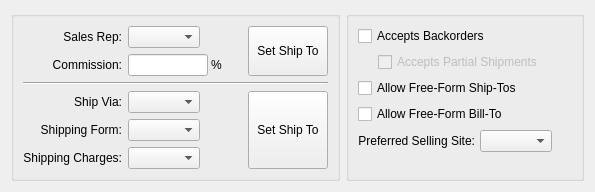
         <widget class="QWidget" name="_generalPage">
          <layout class="QGridLayout" name="gridLayout_7">
           <item row="0" column="0">
            <widget class="QGroupBox" name="_defaultGroup">
             <property name="title">
              <string/>
             </property>
             <layout class="QVBoxLayout" name="verticalLayout_4">
              <item>
               <layout class="QVBoxLayout" name="verticalLayout_3">
                <item>
                <layout class="QGridLayout" name="gridLayout">
                  <item row="0" column="0">
                   <widget class="QLabel" name="_salesrepLit">
                    <property name="font">
                     <font>
                      <italic>false</italic>
                     </font>
                    </property>
                    <property name="text">
                     <string>Sales Rep:</string>
                    </property>
                    <property name="alignment">
                     <set>Qt::AlignRight|Qt::AlignTrailing|Qt::AlignVCenter</set>
                    </property>
                   </widget>
                  </item>
                  <item row="0" column="1">
                   <layout class="QHBoxLayout">
                    <item>
                     <widget class="XComboBox" name="_salesrep">
                      <property name="allowNull">
                       <bool>true</bool>
                      </property>
                      <property name="type">
                       <enum>XComboBox::Adhoc</enum>
                      </property>
                     </widget>
                    </item>
                    <item>
                     <spacer>
                      <property name="orientation">
                       <enum>Qt::Horizontal</enum>
                      </property>
                      <property name="sizeHint" stdset="0">
                       <size>
                        <width>40</width>
                        <height>20</height>
                       </size>
                      </property>
                     </spacer>
                    </item>
                    </layout>
                    </item>
                    <item row="0" column="2" rowspan="2">
                     <widget class="QPushButton" name="_setSalesRepToShipTo">
                      <property name="sizePolicy">
                       <sizepolicy hsizetype="Minimum" vsizetype="MinimumExpanding">
                        <horstretch>0</horstretch>
                        <verstretch>0</verstretch>
                       </sizepolicy>
                      </property>
                      <property name="text">
                       <string>Set Ship To</string>
                      </property>
                     </widget>
                  </item>
                  <item row="1" column="0">
                   <widget class="QLabel" name="_defaultCommPrcnt">
                    <property name="text">
                     <string>Commission:</string>
                    </property>
                    <property name="alignment">
                     <set>Qt::AlignRight|Qt::AlignTrailing|Qt::AlignVCenter</set>
                    </property>
                   </widget>
                  </item>
                  <item row="1" column="1">
                   <layout class="QHBoxLayout">
                    <property name="spacing">
                     <number>3</number>
                    </property>
                    <item>
                     <widget class="XLineEdit" name="_defaultCommissionPrcnt">
                      <property name="sizePolicy">
                       <sizepolicy hsizetype="Preferred" vsizetype="Fixed">
                        <horstretch>0</horstretch>
                        <verstretch>0</verstretch>
                       </sizepolicy>
                      </property>
                      <property name="maximumSize">
                       <size>
                        <width>80</width>
                        <height>32767</height>
                       </size>
                      </property>
                      <property name="alignment">
                       <set>Qt::AlignRight</set>
                      </property>
                     </widget>
                    </item>
                    <item>
                     <widget class="QLabel" name="_prcnt1Lit">
                      <property name="text">
                       <string>%</string>
                      </property>
                     </widget>
                    </item>
                    <item>
                     <spacer>
                      <property name="orientation">
                       <enum>Qt::Horizontal</enum>
                      </property>
                      <property name="sizeType">
                       <enum>QSizePolicy::Expanding</enum>
                      </property>
                      <property name="sizeHint" stdset="0">
                       <size>
                        <width>20</width>
                        <height>20</height>
                       </size>
                      </property>
                     </spacer>
                    </item>
                   </layout>
                  </item>
                  <item row="2" column="0" colspan="3">
                   <widget class="Line" name="line">
                    <property name="orientation">
                     <enum>Qt::Horizontal</enum>
                    </property>
                   </widget>
                  </item>
                  <item row="3" column="0">
                   <widget class="QLabel" name="_defaultShipVia">
                    <property name="font">
                     <font>
                      <italic>false</italic>
                     </font>
                    </property>
                    <property name="text">
                     <string>Ship Via:</string>
                    </property>
                    <property name="alignment">
                     <set>Qt::AlignRight|Qt::AlignTrailing|Qt::AlignVCenter</set>
                    </property>
                   </widget>
                  </item>
                  <item row="3" column="1">
                   <layout class="QHBoxLayout">
                    <item>
                     <widget class="XComboBox" name="_shipvia">
                      <property name="sizePolicy">
                       <sizepolicy hsizetype="Expanding" vsizetype="Fixed">
                        <horstretch>0</horstretch>
                        <verstretch>0</verstretch>
                       </sizepolicy>
                      </property>
                      <property name="allowNull">
                       <bool>true</bool>
                      </property>
                      <property name="type">
                       <enum>XComboBox::ShipVias</enum>
                      </property>
                     </widget>
                    </item>
                    <item>
                     <spacer>
                      <property name="orientation">
                       <enum>Qt::Horizontal</enum>
                      </property>
                      <property name="sizeHint" stdset="0">
                       <size>
                        <width>40</width>
                        <height>20</height>
                       </size>
                      </property>
                     </spacer>
                    </item>
                   </layout>
                  </item>
                  <item row="3" column="2" rowspan="3">
                   <widget class="QPushButton" name="_setShipViaToShipTo">
                    <property name="sizePolicy">
                     <sizepolicy hsizetype="Minimum" vsizetype="MinimumExpanding">
                      <horstretch>0</horstretch>
                      <verstretch>0</verstretch>
                     </sizepolicy>
                    </property>
                    <property name="text">
                     <string>Set Ship To</string>
                    </property>
                   </widget>
                  </item>
                  <item row="4" column="0">
                   <widget class="QLabel" name="_defaultBOLFormatLit">
                    <property name="font">
                     <font>
                      <italic>false</italic>
                     </font>
                    </property>
                    <property name="text">
                     <string>Shipping Form:</string>
                    </property>
                    <property name="alignment">
                     <set>Qt::AlignRight|Qt::AlignTrailing|Qt::AlignVCenter</set>
                    </property>
                   </widget>
                  </item>
                  <item row="4" column="1">
                   <layout class="QHBoxLayout">
                    <item>
                     <widget class="XComboBox" name="_shipform">
                      <property name="sizePolicy">
                       <sizepolicy hsizetype="Expanding" vsizetype="Fixed">
                        <horstretch>0</horstretch>
                        <verstretch>0</verstretch>
                       </sizepolicy>
                      </property>
                      <property name="allowNull">
                       <bool>true</bool>
                      </property>
                      <property name="type">
                       <enum>XComboBox::ShippingForms</enum>
                      </property>
                      <property name="defaultCode">
                       <enum>XComboBox::None</enum>
                      </property>
                     </widget>
                    </item>
                    <item>
                     <spacer>
                      <property name="orientation">
                       <enum>Qt::Horizontal</enum>
                      </property>
                      <property name="sizeHint" stdset="0">
                       <size>
                        <width>40</width>
                        <height>20</height>
                       </size>
                      </property>
                     </spacer>
                    </item>
                   </layout>
                  </item>
                  <item row="5" column="0">
                   <widget class="QLabel" name="_shipchrgLit">
                    <property name="font">
                     <font>
                      <italic>false</italic>
                     </font>
                    </property>
                    <property name="text">
                     <string>Shipping Charges:</string>
                    </property>
                    <property name="alignment">
                     <set>Qt::AlignRight|Qt::AlignTrailing|Qt::AlignVCenter</set>
                    </property>
                   </widget>
                  </item>
                  <item row="5" column="1">
                   <layout class="QHBoxLayout">
                    <item>
                     <widget class="XComboBox" name="_shipchrg">
                      <property name="sizePolicy">
                       <sizepolicy hsizetype="Expanding" vsizetype="Fixed">
                        <horstretch>0</horstretch>
                        <verstretch>0</verstretch>
                       </sizepolicy>
                      </property>
                      <property name="allowNull">
                       <bool>true</bool>
                      </property>
                      <property name="type">
                       <enum>XComboBox::ShippingCharges</enum>
                      </property>
                     </widget>
                    </item>
                    <item>
                     <spacer>
                      <property name="orientation">
                       <enum>Qt::Horizontal</enum>
                      </property>
                      <property name="sizeHint" stdset="0">
                       <size>
                        <width>40</width>
                        <height>20</height>
                       </size>
                      </property>
                     </spacer>
                    </item>
                   </layout>
                  </item>
                 </layout>
                </item>
                <item>
                 <spacer>
                  <property name="orientation">
                   <enum>Qt::Vertical</enum>
                  </property>
                  <property name="sizeType">
                   <enum>QSizePolicy::Expanding</enum>
                  </property>
                  <property name="sizeHint" stdset="0">
                   <size>
                    <width>20</width>
                    <height>0</height>
                   </size>
                  </property>
                 </spacer>
                </item>
               </layout>
              </item>
             </layout>
            </widget>
           </item>
           <item row="0" column="1">
            <widget class="QGroupBox" name="_settingsGroup">
             <property name="title">
              <string/>
             </property>
             <layout class="QGridLayout">
              <item row="0" column="0">
               <layout class="QVBoxLayout">
                <item>
                 <layout class="QGridLayout">
                  <item row="0" column="0">
                   <layout class="QHBoxLayout">
                    <item>
                     <widget class="QCheckBox" name="_backorders">
                      <property name="text">
                       <string>Accepts Backorders</string>
                      </property>
                     </widget>
                    </item>
                    <item>
                     <spacer>
                      <property name="orientation">
                       <enum>Qt::Horizontal</enum>
                      </property>
                      <property name="sizeType">
                       <enum>QSizePolicy::Expanding</enum>
                      </property>
                      <property name="sizeHint" stdset="0">
                       <size>
                        <width>20</width>
                        <height>20</height>
                       </size>
                      </property>
                     </spacer>
                    </item>
                   </layout>
                  </item>
                  <item row="1" column="0">
                   <layout class="QHBoxLayout">
                    <item>
                     <spacer>
                      <property name="orientation">
                       <enum>Qt::Horizontal</enum>
                      </property>
                      <property name="sizeType">
                       <enum>QSizePolicy::Preferred</enum>
                      </property>
                      <property name="sizeHint" stdset="0">
                       <size>
                        <width>20</width>
                        <height>10</height>
                       </size>
                      </property>
                     </spacer>
                    </item>
                    <item>
                     <layout class="QHBoxLayout">
                      <property name="spacing">
                       <number>5</number>
                      </property>
                      <item>
                       <widget class="QCheckBox" name="_partialShipments">
                        <property name="enabled">
                         <bool>false</bool>
                        </property>
                        <property name="text">
                         <string>Accepts Partial Shipments</string>
                        </property>
                       </widget>
                      </item>
                      <item>
                       <spacer>
                        <property name="orientation">
                         <enum>Qt::Horizontal</enum>
                        </property>
                        <property name="sizeType">
                         <enum>QSizePolicy::Expanding</enum>
                        </property>
                        <property name="sizeHint" stdset="0">
                         <size>
                          <width>20</width>
                          <height>20</height>
                         </size>
                        </property>
                       </spacer>
                      </item>
                     </layout>
                    </item>
                   </layout>
                  </item>
                  <item row="2" column="0">
                   <layout class="QHBoxLayout">
                    <item>
                     <widget class="QCheckBox" name="_allowFFShipto">
                      <property name="text">
                       <string>Allow Free-Form Ship-Tos</string>
                      </property>
                     </widget>
                    </item>
                    <item>
                     <spacer>
                      <property name="orientation">
                       <enum>Qt::Horizontal</enum>
                      </property>
                      <property name="sizeType">
                       <enum>QSizePolicy::Expanding</enum>
                      </property>
                      <property name="sizeHint" stdset="0">
                       <size>
                        <width>20</width>
                        <height>20</height>
                       </size>
                      </property>
                     </spacer>
                    </item>
                   </layout>
                  </item>
                  <item row="3" column="0">
                   <layout class="QHBoxLayout">
                    <item>
                     <widget class="QCheckBox" name="_allowFFBillto">
                      <property name="text">
                       <string>Allow Free-Form Bill-To</string>
                      </property>
                     </widget>
                    </item>
                    <item>
                     <spacer>
                      <property name="orientation">
                       <enum>Qt::Horizontal</enum>
                      </property>
                      <property name="sizeType">
                       <enum>QSizePolicy::Expanding</enum>
                      </property>
                      <property name="sizeHint" stdset="0">
                       <size>
                        <width>20</width>
                        <height>20</height>
                       </size>
                      </property>
                     </spacer>
                    </item>
                   </layout>
                  </item>
                  <item row="4" column="0">
                   <layout class="QHBoxLayout">
                    <property name="spacing">
                     <number>5</number>
                    </property>
                    <item>
                     <widget class="QLabel" name="_sellingWarehouseLit">
                      <property name="text">
                       <string>Preferred Selling Site:</string>
                      </property>
                      <property name="alignment">
                       <set>Qt::AlignRight|Qt::AlignTrailing|Qt::AlignVCenter</set>
                      </property>
                     </widget>
                    </item>
                    <item>
                     <widget class="WComboBox" name="_sellingWarehouse">
                      <property name="allowNull">
                       <bool>true</bool>
                      </property>
                     </widget>
                    </item>
                    <item>
                     <spacer>
                      <property name="orientation">
                       <enum>Qt::Horizontal</enum>
                      </property>
                      <property name="sizeHint" stdset="0">
                       <size>
                        <width>20</width>
                        <height>20</height>
                       </size>
                      </property>
                     </spacer>
                    </item>
                   </layout>
                  </item>
                 </layout>
                </item>
                <item>
                 <spacer>
                  <property name="orientation">
                   <enum>Qt::Vertical</enum>
                  </property>
                  <property name="sizeHint" stdset="0">
                   <size>
                    <width>20</width>
                    <height>0</height>
                   </size>
                  </property>
                 </spacer>
                </item>
               </layout>
              </item>
             </layout>
            </widget>
           </item>
          </layout>
         </widget>
